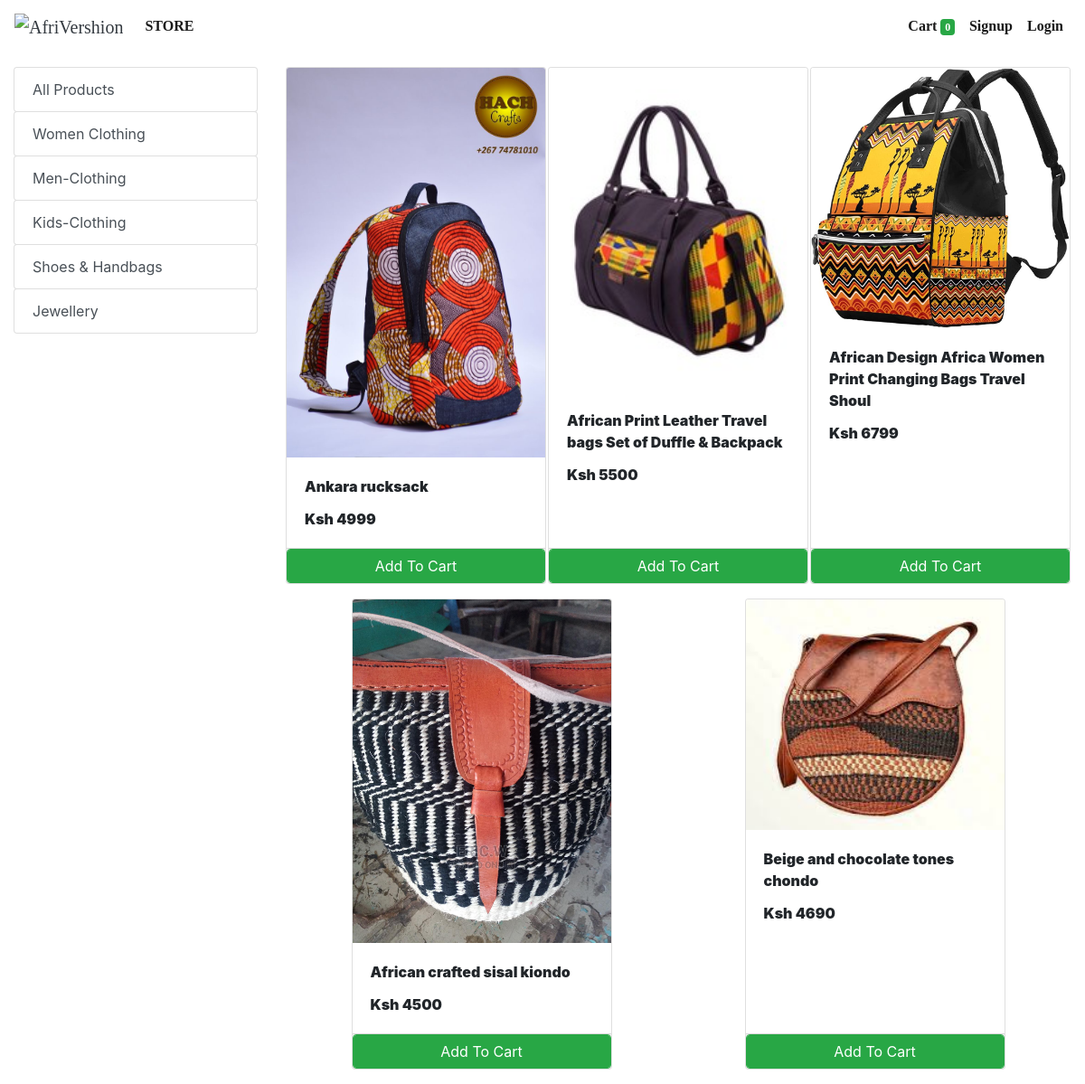
/store?category=26, run on the app's committed database.
### store/models/category.py (models this page shows, shortened)
class Category(models.Model):
    name= models.CharField(max_length=50)
    @staticmethod
    def get_all_categories():
        return Category.objects.all()

### store/models/product.py (models this page shows, shortened)
class Products(models.Model):
    name = models.CharField(max_length=60)
    price= models.IntegerField(default=0)
    category= models.ForeignKey(Category,on_delete=models.CASCADE,default=1 )
    description= models.CharField(max_length=250, default='', blank=False, null= True)
    image= models.ImageField(upload_to='uploads/products/')
    @staticmethod
    def get_all_products_by_categoryid(category_id):
        if category_id:
            return Products.objects.filter (category=category_id)
        else:
            return Products.get_all_products();

### store/views/home.py (the view)
# urls.py: path('' , include('store.urls'))
def store(request):
    cart = request.session.get('cart')
    if not cart:
        request.session['cart'] = {}
    products = None
    categories = Category.get_all_categories()
    categoryID = request.GET.get('category')
    if categoryID:
        products = Products.get_all_products_by_categoryid(categoryID)
    else:
        products = Products.get_all_products();
    data = {}
    data['products'] = products
    data['categories'] = categories
    print('you are : ', request.session.get('email'))
    return render(request, 'index.html', data)

### store/templatetags/cart.py (called while the page is built)
@register.filter (name='is_in_cart')
def is_in_cart(product, cart):
    keys = cart.keys ()
    for id in keys:
        if int (id) == product.id:
            return True
    return False;

### store/templatetags/custom_filter.py (called while the page is built)
@register.filter(name='currency')
def currency(number):
    return "Ksh "+str(number)

### store/templates/index.html (shortened to what this page needs)
{% extends 'base.html' %}
{% block content %}
{% load cart %}
{% load custom_filter %}
<div class="container-fluid mt-3">
	<div class="row">
		<div class="col-lg-3 mx-auto">
			<div class="list-group">
				<a href="/" class="list-group-item list-group-item-action btn btn-outline-success">All Products</a>
				{% for category in categories %}
				<a href="/?category={{category.id}}"
					class="list-group-item list-group-item-action btn btn-outline-success ">{{category.name}}</a>
				{% endfor %}
			</div>
		</div>
		<div id='products' class="col-lg-9 mx-auto">
			<div class="row mx-auto">
				{% for product in products %}
				<div class="card mx-auto mb-3" id={{product.id}} style="width: 18rem;">
					<img class="card-img-top" src="{{product.image.url}}" alt="Card image cap">
					<div class="card-body">
						<p class="card-title">{{product.name}}</p>
						<p class="card-text"><b>{{product.price|currency}}</b></p>
					</div>
					<div class="card-footer p-0 no-gutters">
						{% if product|is_in_cart:request.session.cart %}
						<div class="row no-gutters">
							<form action="/#{{product.id}}" class="col-2 " method="post">
								{% csrf_token %}
								<input hidden type="text" name='product' value='{{product.id}}'>
								<input hidden type="text" name='remove' value='True'>
								<input type="submit" value=" - " class="btn btn-block btn-success border-right">
							</form>
							<div class="text-center col btn btn-success">{{product|cart_quantity:request.session.cart}} in Cart</div>
							<form action="/#{{product.id}}" class="col-2 " method="post">
								{% csrf_token %}
								<input hidden type="text" name='product' value='{{product.id}}'>
								<input type="submit" value=" + " class="btn btn-block btn-success border-left">
							</form>
						</div>
						{% else %}
						<form action="/#{{product.id}}" method="POST" class="btn-block">
							<input type="submit" class="float-right btn btn-success form-control"
								value="Add To Cart">
						</form>
						{% endif %}
					</div>
				</div>
				{% endfor %}
			</div>
		</div>
	</div>
</div>
{% endblock %}

### data on the page
Category: name "Women Clothing"
Category: name "Men-Clothing"
Category: name "Kids-Clothing"
Category: name "Shoes & Handbags"
Category: name "Jewellery"
Products: image (picture), name "Ankara rucksack", price "Ksh 4999"
Products: image (picture), name "African Print Leather Travel bags Set of Duffle & Backpack", price "Ksh 5500"
Products: image (picture), name "African Design Africa Women Print Changing Bags Travel Shoul", price "Ksh 6799"
Products: image (picture), name "African crafted sisal kiondo", price "Ksh 4500"
Products: image (picture), name "Beige and chocolate tones chondo", price "Ksh 4690"

### other printed values
{{ request.session.cart.keys|length }} "0"
